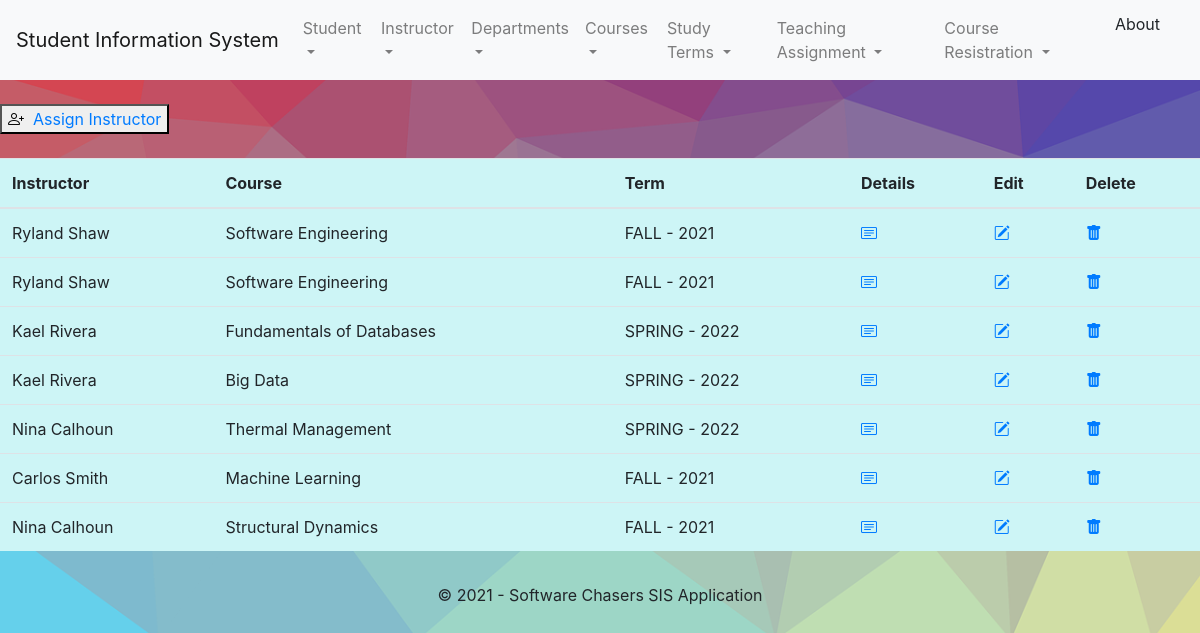
The app's page /teachingassignments/list with its own data.
### sisapp/models.py (models this page shows, shortened)
class TeachingAssignments(models.Model):
    instructor_id = models.ForeignKey(Instructor, on_delete=models.CASCADE)
    course_id = models.ForeignKey(Course, on_delete=models.CASCADE)
    term_id = models.ForeignKey(StudyTerm, on_delete=models.CASCADE)

class Instructor(models.Model):
    instructor_first_name = models.CharField(max_length=32)
    instructor_last_name = models.CharField(max_length=32)
    instructor_email = models.EmailField()
    instructor_dept_id = models.ForeignKey(Department, on_delete=models.CASCADE)
    def __str__(self):
        return self.instructor_first_name + " " + self.instructor_last_name

class Course(models.Model):
    id = models.AutoField(primary_key=True)
    course_id = models.CharField(max_length=16)
    course_name = models.CharField(max_length=32)
    course_dept_id = models.ForeignKey(Department, on_delete=models.CASCADE)
    def __str__(self):
        return self.course_name

class StudyTerm(models.Model):
    seasons = (
        ('SPRING', 'Spring'),
        ('FALL', 'Fall'),
    )
    term_id = models.AutoField(primary_key=True)
    term_start_date = models.DateField()
    term_end_date = models.DateField()
    term_season = models.CharField(max_length=32, choices=seasons)
    term_year = models.CharField(max_length=8)
    def __str__(self):
        return "{} - {}".format(self.term_season, self.term_year)

### sisapp/Views/teachingAssignmentsViews.py (the view)
class TeachingAssignmentsListView(ListView):
    model = TeachingAssignments

### templates/teachingAssignment/teachingAssignment_list.html (shortened to what this page needs)
{% extends 'base.html' %}
{% block body_block %}
    <br/>
    <div>
        <button  class="bi bi-person-plus"><a href="{% url 'sisapp:teachingAssignments_create'%}">&nbsp Assign Instructor</a></button>
    </div>
    <br/>
{% if object_list %}
<table class="table table-hover">
<thead>
<tr>
    <th scope="col">Instructor</th>
    <th scope="col">Course</th>
    <th scope="col">Term</th>
    <th scope="col">Details</th>
    <th scope="col">Edit</th>
    <th scope="col">Delete</th>
</tr>
</thead>
<tbody>
{% for object in object_list %}
    <tr>
        <td>{{ object.instructor_id }}</td>
        <td>{{ object.course_id }}</td>
        <td>{{ object.term_id }}</td>
        <td><a class="bi bi-card-text" href="{% url 'sisapp:teachingAssignments_details' object.id %}"></a></td>
        <td><a class="bi bi-pencil-square" href="{% url 'sisapp:teachingAssignments_edit' object.id %}"></a></td>
        <td><a class="bi bi-trash-fill" href="{% url 'sisapp:teachingAssignments_delete' object.id %}"></a></td>
    </tr>
    {% endfor %}
</tbody>
</table>
{% endif %}
{% endblock %}

### templates/base.html (style rules this page uses)
td,th { background: #CDF5F6; }
body { min-height: 80vh; height: auto !important; height: 100%; margin: 0 auto -60px; }

### records on screen
TeachingAssignments: instructor_id "Ryland Shaw", course_id "Software Engineering", term_id "FALL - 2021"
TeachingAssignments: instructor_id "Ryland Shaw", course_id "Software Engineering", term_id "FALL - 2021"
TeachingAssignments: instructor_id "Kael Rivera", course_id "Fundamentals of Databases", term_id "SPRING - 2022"
TeachingAssignments: instructor_id "Kael Rivera", course_id "Big Data", term_id "SPRING - 2022"
TeachingAssignments: instructor_id "Nina Calhoun", course_id "Thermal Management", term_id "SPRING - 2022"
TeachingAssignments: instructor_id "Carlos Smith", course_id "Machine Learning", term_id "FALL - 2021"
TeachingAssignments: instructor_id "Nina Calhoun", course_id "Structural Dynamics", term_id "FALL - 2021"
